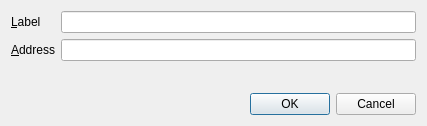
<?xml version="1.0" encoding="UTF-8"?>
<ui version="4.0">
 <class>EditAddressDialog</class>
 <widget class="QDialog" name="EditAddressDialog">
  <property name="geometry">
   <rect>
    <x>0</x>
    <y>0</y>
    <width>427</width>
    <height>126</height>
   </rect>
  </property>
  <property name="windowTitle">
   <string>Edit Address</string>
  </property>
  <layout class="QGridLayout" name="gridLayout">
   <item row="0" column="0">
    <layout class="QFormLayout" name="formLayout">
     <property name="fieldGrowthPolicy">
      <enum>QFormLayout::AllNonFixedFieldsGrow</enum>
     </property>
     <item row="0" column="0">
      <widget class="QLabel" name="label">
       <property name="text">
        <string>&amp;Label</string>
       </property>
       <property name="buddy">
        <cstring>labelEdit</cstring>
       </property>
      </widget>
     </item>
     <item row="0" column="1">
      <widget class="QLineEdit" name="labelEdit">
       <property name="toolTip">
        <string>The label associated with this address book entry</string>
       </property>
      </widget>
     </item>
     <item row="1" column="0">
      <widget class="QLabel" name="label_2">
       <property name="text">
        <string>&amp;Address</string>
       </property>
       <property name="buddy">
        <cstring>addressEdit</cstring>
       </property>
      </widget>
     </item>
     <item row="1" column="1">
      <widget class="QLineEdit" name="addressEdit">
       <property name="toolTip">
        <string>The address associated with this address book entry. This can only be modified for sending addresses.</string>
       </property>
      </widget>
     </item>
    </layout>
   </item>
   <item row="1" column="0">
    <widget class="QDialogButtonBox" name="buttonBox">
     <property name="orientation">
      <enum>Qt::Horizontal</enum>
     </property>
     <property name="standardButtons">
      <set>QDialogButtonBox::Cancel|QDialogButtonBox::Ok</set>
     </property>
     <property name="centerButtons">
      <bool>false</bool>
     </property>
    </widget>
   </item>
  </layout>
 </widget>
 <resources/>
 <connections>
  <connection>
   <sender>buttonBox</sender>
   <signal>accepted()</signal>
   <receiver>EditAddressDialog</receiver>
   <slot>accept()</slot>
   <hints>
    <hint type="sourcelabel">
     <x>248</x>
     <y>254</y>
    </hint>
    <hint type="destinationlabel">
     <x>157</x>
     <y>274</y>
    </hint>
   </hints>
  </connection>
  <connection>
   <sender>buttonBox</sender>
   <signal>rejected()</signal>
   <receiver>EditAddressDialog</receiver>
   <slot>reject()</slot>
   <hints>
    <hint type="sourcelabel">
     <x>316</x>
     <y>260</y>
    </hint>
    <hint type="destinationlabel">
     <x>286</x>
     <y>274</y>
    </hint>
   </hints>
  </connection>
 </connections>
</ui>
